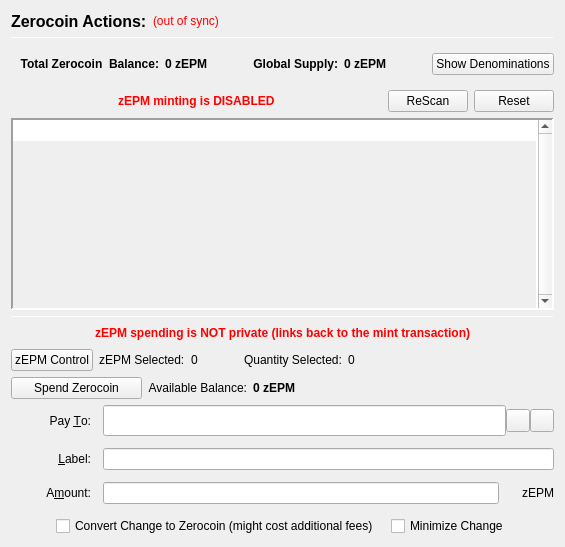
                  <widget class="QFrame" name="verticalFrameLeft">
                   <layout class="QVBoxLayout" name="verticalLayout_2">
                    <item>
                     <layout class="QVBoxLayout" name="verticalLayout_3">
                      <item>
                       <layout class="QHBoxLayout" name="horizontalLayout_3">
                        <item>
                         <widget class="QLabel" name="labelzEPMActions">
                          <property name="font">
                           <font>
                            <pointsize>12</pointsize>
                            <weight>75</weight>
                            <bold>true</bold>
                           </font>
                          </property>
                          <property name="text">
                           <string>Zerocoin Actions:</string>
                          </property>
                          <property name="alignment">
                           <set>Qt::AlignLeading|Qt::AlignLeft|Qt::AlignVCenter</set>
                          </property>
                         </widget>
                        </item>
                        <item>
                         <widget class="QLabel" name="labelzEPMSyncStatus">
                          <property name="toolTip">
                           <string>The displayed information may be out of date. Your wallet automatically synchronizes with the Extreme Private Masternode network after a connection is established, but this process has not completed yet.</string>
                          </property>
                          <property name="styleSheet">
                           <string notr="true">QLabel { color: red; }</string>
                          </property>
                          <property name="text">
                           <string notr="true">(out of sync)</string>
                          </property>
                          <property name="alignment">
                           <set>Qt::AlignLeading|Qt::AlignLeft|Qt::AlignVCenter</set>
                          </property>
                         </widget>
                        </item>
                        <item>
                         <spacer name="horizontalSpacer">
                          <property name="orientation">
                           <enum>Qt::Horizontal</enum>
                          </property>
                          <property name="sizeHint" stdset="0">
                           <size>
                            <width>40</width>
                            <height>20</height>
                           </size>
                          </property>
                         </spacer>
                        </item>
                       </layout>
                      </item>
                      <item>
                       <widget class="Line" name="lineUpperLeft">
                        <property name="minimumSize">
                         <size>
                          <width>0</width>
                          <height>1</height>
                         </size>
                        </property>
                        <property name="maximumSize">
                         <size>
                          <width>16777215</width>
                          <height>1</height>
                         </size>
                        </property>
                        <property name="frameShadow">
                         <enum>QFrame::Sunken</enum>
                        </property>
                        <property name="orientation">
                         <enum>Qt::Horizontal</enum>
                        </property>
                       </widget>
                      </item>
                      <item>
                       <widget class="QFrame" name="balanceSupplyFrame">
                        <layout class="QHBoxLayout" name="horizontalLayout_2" stretch="0,0,0,1,0">
                         <property name="rightMargin">
                          <number>0</number>
                         </property>
                         <item>
                          <layout class="QHBoxLayout" name="horizontalLayout_34">
                           <item>
                            <widget class="QLabel" name="labelzAvailableText_3">
                             <property name="font">
                              <font>
                               <weight>75</weight>
                               <bold>true</bold>
                              </font>
                             </property>
                             <property name="toolTip">
                              <string>Total Balance including unconfirmed and immature zEPM</string>
                             </property>
                             <property name="text">
                              <string>Total Zerocoin  Balance:</string>
                             </property>
                             <property name="alignment">
                              <set>Qt::AlignRight|Qt::AlignTrailing|Qt::AlignVCenter</set>
                             </property>
                            </widget>
                           </item>
                           <item>
                            <widget class="QLabel" name="labelzAvailableAmount_4">
                             <property name="minimumSize">
                              <size>
                               <width>40</width>
                               <height>0</height>
                              </size>
                             </property>
                             <property name="font">
                              <font>
                               <weight>75</weight>
                               <bold>true</bold>
                              </font>
                             </property>
                             <property name="toolTip">
                              <string>Total Balance including unconfirmed and immature zEPM</string>
                             </property>
                             <property name="text">
                              <string>0 zEPM</string>
                             </property>
                             <property name="alignment">
                              <set>Qt::AlignLeading|Qt::AlignLeft|Qt::AlignVCenter</set>
                             </property>
                            </widget>
                           </item>
                          </layout>
                         </item>
                         <item>
                          <spacer name="horizontalSpacer_32">
                           <property name="orientation">
                            <enum>Qt::Horizontal</enum>
                           </property>
                           <property name="sizeHint" stdset="0">
                            <size>
                             <width>40</width>
                             <height>20</height>
                            </size>
                           </property>
                          </spacer>
                         </item>
                         <item>
                          <layout class="QHBoxLayout" name="horizontalLayout_35">
                           <item>
                            <widget class="QLabel" name="labelZsupplyText_2">
                             <property name="font">
                              <font>
                               <weight>75</weight>
                               <bold>true</bold>
                              </font>
                             </property>
                             <property name="text">
                              <string>Global Supply:</string>
                             </property>
                             <property name="alignment">
                              <set>Qt::AlignRight|Qt::AlignTrailing|Qt::AlignVCenter</set>
                             </property>
                            </widget>
                           </item>
                           <item>
                            <widget class="QLabel" name="labelZsupplyAmount_2">
                             <property name="font">
                              <font>
                               <weight>75</weight>
                               <bold>true</bold>
                              </font>
                             </property>
                             <property name="text">
                              <string>0 zEPM</string>
                             </property>
                            </widget>
                           </item>
                          </layout>
                         </item>
                         <item>
                          <spacer name="horizontalSpacer_31">
                           <property name="orientation">
                            <enum>Qt::Horizontal</enum>
                           </property>
                           <property name="sizeHint" stdset="0">
                            <size>
                             <width>40</width>
                             <height>20</height>
                            </size>
                           </property>
                          </spacer>
                         </item>
                         <item>
                          <widget class="QPushButton" name="pushButtonShowDenoms">
                           <property name="toolTip">
                            <string>Show zEPM denominations list</string>
                           </property>
                           <property name="text">
                            <string>Show Denominations</string>
                           </property>
                          </widget>
                         </item>
                        </layout>
                       </widget>
                      </item>
                      <item>
                       <layout class="QHBoxLayout" name="horizontalLayout_4">
                        <item>
                         <spacer name="horizontalSpacer_2">
                          <property name="orientation">
                           <enum>Qt::Horizontal</enum>
                          </property>
                          <property name="sizeHint" stdset="0">
                           <size>
                            <width>40</width>
                            <height>20</height>
                           </size>
                          </property>
                         </spacer>
                        </item>
                        <item>
                         <widget class="QLabel" name="label">
                          <property name="styleSheet">
                           <string notr="true">color: red;
font-weight: bold;</string>
                          </property>
                          <property name="text">
                           <string>zEPM minting is DISABLED</string>
                          </property>
                         </widget>
                        </item>
                        <item>
                         <spacer name="horizontalSpacer_3">
                          <property name="orientation">
                           <enum>Qt::Horizontal</enum>
                          </property>
                          <property name="sizeHint" stdset="0">
                           <size>
                            <width>40</width>
                            <height>20</height>
                           </size>
                          </property>
                         </spacer>
                        </item>
                        <item>
                         <widget class="QPushButton" name="pushButtonMintReset">
                          <property name="maximumSize">
                           <size>
                            <width>80</width>
                            <height>16777215</height>
                           </size>
                          </property>
                          <property name="toolTip">
                           <string>Rescan the complete blockchain for  Zerocoin mints and their meta-data.</string>
                          </property>
                          <property name="text">
                           <string>ReScan</string>
                          </property>
                         </widget>
                        </item>
                        <item>
                         <widget class="QPushButton" name="pushButtonSpentReset">
                          <property name="maximumSize">
                           <size>
                            <width>80</width>
                            <height>16777215</height>
                           </size>
                          </property>
                          <property name="toolTip">
                           <string>Reset Zerocoin Wallet DB. Deletes transactions that did not make it into the blockchain.</string>
                          </property>
                          <property name="text">
                           <string>Reset</string>
                          </property>
                         </widget>
                        </item>
                       </layout>
                      </item>
                      <item>
                       <widget class="QPlainTextEdit" name="TEMintStatus">
                        <property name="font">
                         <font>
                          <pointsize>8</pointsize>
                         </font>
                        </property>
                        <property name="toolTip">
                         <string>Status and/or Mesages from the last Mint Action.</string>
                        </property>
                        <property name="frameShape">
                         <enum>QFrame::Panel</enum>
                        </property>
                        <property name="frameShadow">
                         <enum>QFrame::Sunken</enum>
                        </property>
                        <property name="lineWidth">
                         <number>2</number>
                        </property>
                        <property name="midLineWidth">
                         <number>2</number>
                        </property>
                        <property name="verticalScrollBarPolicy">
                         <enum>Qt::ScrollBarAlwaysOn</enum>
                        </property>
                        <property name="horizontalScrollBarPolicy">
                         <enum>Qt::ScrollBarAlwaysOff</enum>
                        </property>
                        <property name="readOnly">
                         <bool>true</bool>
                        </property>
                        <property name="plainText">
                         <string notr="true"/>
                        </property>
                        <property name="backgroundVisible">
                         <bool>true</bool>
                        </property>
                       </widget>
                      </item>
                      <item>
                       <widget class="Line" name="line">
                        <property name="minimumSize">
                         <size>
                          <width>0</width>
                          <height>1</height>
                         </size>
                        </property>
                        <property name="maximumSize">
                         <size>
                          <width>16777215</width>
                          <height>1</height>
                         </size>
                        </property>
                        <property name="orientation">
                         <enum>Qt::Horizontal</enum>
                        </property>
                       </widget>
                      </item>
                      <item>
                       <layout class="QHBoxLayout" name="horizontalLayout_7">
                        <item>
                         <spacer name="horizontalSpacer_18">
                          <property name="orientation">
                           <enum>Qt::Horizontal</enum>
                          </property>
                          <property name="sizeHint" stdset="0">
                           <size>
                            <width>40</width>
                            <height>20</height>
                           </size>
                          </property>
                         </spacer>
                        </item>
                        <item>
                         <widget class="QLabel" name="label_2">
                          <property name="styleSheet">
                           <string notr="true">color: red;
font-weight: bold;</string>
                          </property>
                          <property name="text">
                           <string>zEPM spending is NOT private (links back to the mint transaction)</string>
                          </property>
                         </widget>
                        </item>
                        <item>
                         <spacer name="horizontalSpacer_30">
                          <property name="orientation">
                           <enum>Qt::Horizontal</enum>
                          </property>
                          <property name="sizeHint" stdset="0">
                           <size>
                            <width>40</width>
                            <height>20</height>
                           </size>
                          </property>
                         </spacer>
                        </item>
                       </layout>
                      </item>
                      <item>
                       <layout class="QHBoxLayout" name="horizontalLayout_24">
                        <property name="leftMargin">
                         <number>0</number>
                        </property>
                        <property name="bottomMargin">
                         <number>0</number>
                        </property>
                        <item>
                         <widget class="QPushButton" name="pushButtonZEpmControl">
                          <property name="text">
                           <string>zEPM Control</string>
                          </property>
                         </widget>
                        </item>
                        <item>
                         <widget class="QLabel" name="labelzEpmSelected">
                          <property name="text">
                           <string>zEPM Selected:</string>
                          </property>
                         </widget>
                        </item>
                        <item>
                         <widget class="QLabel" name="labelzEpmSelected_int">
                          <property name="text">
                           <string>0</string>
                          </property>
                         </widget>
                        </item>
                        <item>
                         <spacer name="horizontalSpacer_17">
                          <property name="orientation">
                           <enum>Qt::Horizontal</enum>
                          </property>
                          <property name="sizeType">
                           <enum>QSizePolicy::Fixed</enum>
                          </property>
                          <property name="sizeHint" stdset="0">
                           <size>
                            <width>40</width>
                            <height>20</height>
                           </size>
                          </property>
                         </spacer>
                        </item>
                        <item>
                         <widget class="QLabel" name="labelQuantitySelected">
                          <property name="text">
                           <string>Quantity Selected:</string>
                          </property>
                         </widget>
                        </item>
                        <item>
                         <widget class="QLabel" name="labelQuantitySelected_int">
                          <property name="text">
                           <string>0</string>
                          </property>
                         </widget>
                        </item>
                        <item>
                         <spacer name="horizontalSpacer_19">
                          <property name="orientation">
                           <enum>Qt::Horizontal</enum>
                          </property>
                          <property name="sizeHint" stdset="0">
                           <size>
                            <width>40</width>
                            <height>20</height>
                           </size>
                          </property>
                         </spacer>
                        </item>
                       </layout>
                      </item>
                      <item>
                       <layout class="QHBoxLayout" name="horizontalLayout_6">
                        <item>
                         <widget class="QPushButton" name="pushButtonSpendzEPM">
                          <property name="minimumSize">
                           <size>
                            <width>131</width>
                            <height>0</height>
                           </size>
                          </property>
                          <property name="toolTip">
                           <string>Spend Zerocoin. Without 'Pay To:' address creates payments to yourself.</string>
                          </property>
                          <property name="text">
                           <string>Spend Zerocoin</string>
                          </property>
                         </widget>
                        </item>
                        <item>
                         <widget class="QLabel" name="labelzEPMBalanceText">
                          <property name="toolTip">
                           <string>Available (mature and spendable) zEPM for spending</string>
                          </property>
                          <property name="text">
                           <string>Available Balance:</string>
                          </property>
                          <property name="alignment">
                           <set>Qt::AlignRight|Qt::AlignTrailing|Qt::AlignVCenter</set>
                          </property>
                         </widget>
                        </item>
                        <item>
                         <widget class="QLabel" name="labelzAvailableAmount_2">
                          <property name="font">
                           <font>
                            <weight>75</weight>
                            <bold>true</bold>
                           </font>
                          </property>
                          <property name="toolTip">
                           <string>Available (mature and spendable) zEPM for spending

zEPM are mature when they have more than 20 confirmations AND more than 2 mints of the same denomination after them were minted</string>
                          </property>
                          <property name="text">
                           <string>0 zEPM</string>
                          </property>
                          <property name="alignment">
                           <set>Qt::AlignLeading|Qt::AlignLeft|Qt::AlignVCenter</set>
                          </property>
                         </widget>
                        </item>
                        <item>
                         <spacer name="horizontalSpacer_4">
                          <property name="orientation">
                           <enum>Qt::Horizontal</enum>
                          </property>
                          <property name="sizeHint" stdset="0">
                           <size>
                            <width>40</width>
                            <height>20</height>
                           </size>
                          </property>
                         </spacer>
                        </item>
                       </layout>
                      </item>
                      <item>
                       <layout class="QGridLayout" name="gridLayout_7">
                        <property name="spacing">
                         <number>12</number>
                        </property>
                        <item row="0" column="0">
                         <widget class="QLabel" name="payToLabel">
                          <property name="minimumSize">
                           <size>
                            <width>80</width>
                            <height>0</height>
                           </size>
                          </property>
                          <property name="text">
                           <string>Pay &amp;To:</string>
                          </property>
                          <property name="alignment">
                           <set>Qt::AlignRight|Qt::AlignTrailing|Qt::AlignVCenter</set>
                          </property>
                          <property name="buddy">
                           <cstring>payTo</cstring>
                          </property>
                         </widget>
                        </item>
                        <item row="0" column="1">
                         <layout class="QHBoxLayout" name="payToLayout">
                          <property name="spacing">
                           <number>0</number>
                          </property>
                          <item>
                           <widget class="QValidatedLineEdit" name="payTo">
                            <property name="enabled">
                             <bool>true</bool>
                            </property>
                            <property name="minimumSize">
                             <size>
                              <width>0</width>
                              <height>31</height>
                             </size>
                            </property>
                            <property name="toolTip">
                             <string>The Extreme Private Masternode address to send the payment to. Creates local payment to yourself when empty.</string>
                            </property>
                           </widget>
                          </item>
                          <item>
                           <widget class="QToolButton" name="addressBookButton">
                            <property name="toolTip">
                             <string>Choose previously used address</string>
                            </property>
                            <property name="text">
                             <string/>
                            </property>
                            <property name="icon">
                             <iconset resource="../extreme_private_masternode.qrc">
                              <normaloff>:/icons/address-book</normaloff>:/icons/address-book</iconset>
                            </property>
                            <property name="shortcut">
                             <string>Alt+A</string>
                            </property>
                           </widget>
                          </item>
                          <item>
                           <widget class="QToolButton" name="pasteButton">
                            <property name="toolTip">
                             <string>Paste address from clipboard</string>
                            </property>
                            <property name="text">
                             <string/>
                            </property>
                            <property name="icon">
                             <iconset resource="../extreme_private_masternode.qrc">
                              <normaloff>:/icons/editpaste</normaloff>:/icons/editpaste</iconset>
                            </property>
                            <property name="shortcut">
                             <string>Alt+P</string>
                            </property>
                           </widget>
                          </item>
                         </layout>
                        </item>
                        <item row="1" column="0">
                         <widget class="QLabel" name="labelLabel">
                          <property name="minimumSize">
                           <size>
                            <width>80</width>
                            <height>0</height>
                           </size>
                          </property>
                          <property name="text">
                           <string>&amp;Label:</string>
                          </property>
                          <property name="alignment">
                           <set>Qt::AlignRight|Qt::AlignTrailing|Qt::AlignVCenter</set>
                          </property>
                          <property name="buddy">
                           <cstring>addAsLabel</cstring>
                          </property>
                         </widget>
                        </item>
                        <item row="1" column="1">
                         <widget class="QLineEdit" name="addAsLabel">
                          <property name="toolTip">
                           <string>Enter a label for this address to add it to the list of used addresses</string>
                          </property>
                         </widget>
                        </item>
                        <item row="2" column="0">
                         <widget class="QLabel" name="amountLabel">
                          <property name="minimumSize">
                           <size>
                            <width>80</width>
                            <height>0</height>
                           </size>
                          </property>
                          <property name="text">
                           <string>A&amp;mount:</string>
                          </property>
                          <property name="alignment">
                           <set>Qt::AlignRight|Qt::AlignTrailing|Qt::AlignVCenter</set>
                          </property>
                          <property name="buddy">
                           <cstring>zEPMpayAmount</cstring>
                          </property>
                         </widget>
                        </item>
                        <item row="2" column="1">
                         <layout class="QHBoxLayout" name="horizontalLayout_9">
                          <property name="spacing">
                           <number>0</number>
                          </property>
                          <item>
                           <widget class="QLineEdit" name="zEPMpayAmount"/>
                          </item>
                          <item>
                           <widget class="QLabel" name="labelzEPM">
                            <property name="minimumSize">
                             <size>
                              <width>55</width>
                              <height>0</height>
                             </size>
                            </property>
                            <property name="text">
                             <string>zEPM</string>
                            </property>
                            <property name="alignment">
                             <set>Qt::AlignRight|Qt::AlignTrailing|Qt::AlignVCenter</set>
                            </property>
                           </widget>
                          </item>
                         </layout>
                        </item>
                        <item row="3" column="0" colspan="2">
                         <layout class="QHBoxLayout" name="horizontalLayout_10">
                          <item>
                           <spacer name="horizontalSpacer_5">
                            <property name="orientation">
                             <enum>Qt::Horizontal</enum>
                            </property>
                            <property name="sizeHint" stdset="0">
                             <size>
                              <width>40</width>
                              <height>20</height>
                             </size>
                            </property>
                           </spacer>
                          </item>
                          <item>
                           <widget class="QCheckBox" name="checkBoxMintChange">
                            <property name="sizePolicy">
                             <sizepolicy hsizetype="MinimumExpanding" vsizetype="Fixed">
                              <horstretch>0</horstretch>
                              <verstretch>0</verstretch>
                             </sizepolicy>
                            </property>
                            <property name="layoutDirection">
                             <enum>Qt::LeftToRight</enum>
                            </property>
                            <property name="text">
                             <string>Convert Change to Zerocoin (might cost additional fees)</string>
                            </property>
                           </widget>
                          </item>
                          <item>
                           <widget class="QCheckBox" name="checkBoxMinimizeChange">
                            <property name="toolTip">
                             <string>If checked, the wallet tries to minimize the returning change instead of minimizing the number of spent denominations.</string>
                            </property>
                            <property name="text">
                             <string>Minimize Change</string>
                            </property>
                           </widget>
                          </item>
                          <item>
                           <spacer name="horizontalSpacer_6">
                            <property name="orientation">
                             <enum>Qt::Horizontal</enum>
                            </property>
                            <property name="sizeHint" stdset="0">
                             <size>
                              <width>40</width>
                              <height>20</height>
                             </size>
                            </property>
                           </spacer>
                          </item>
                         </layout>
                        </item>
                       </layout>
                      </item>
                     </layout>
                    </item>
                   </layout>
                  </widget>
